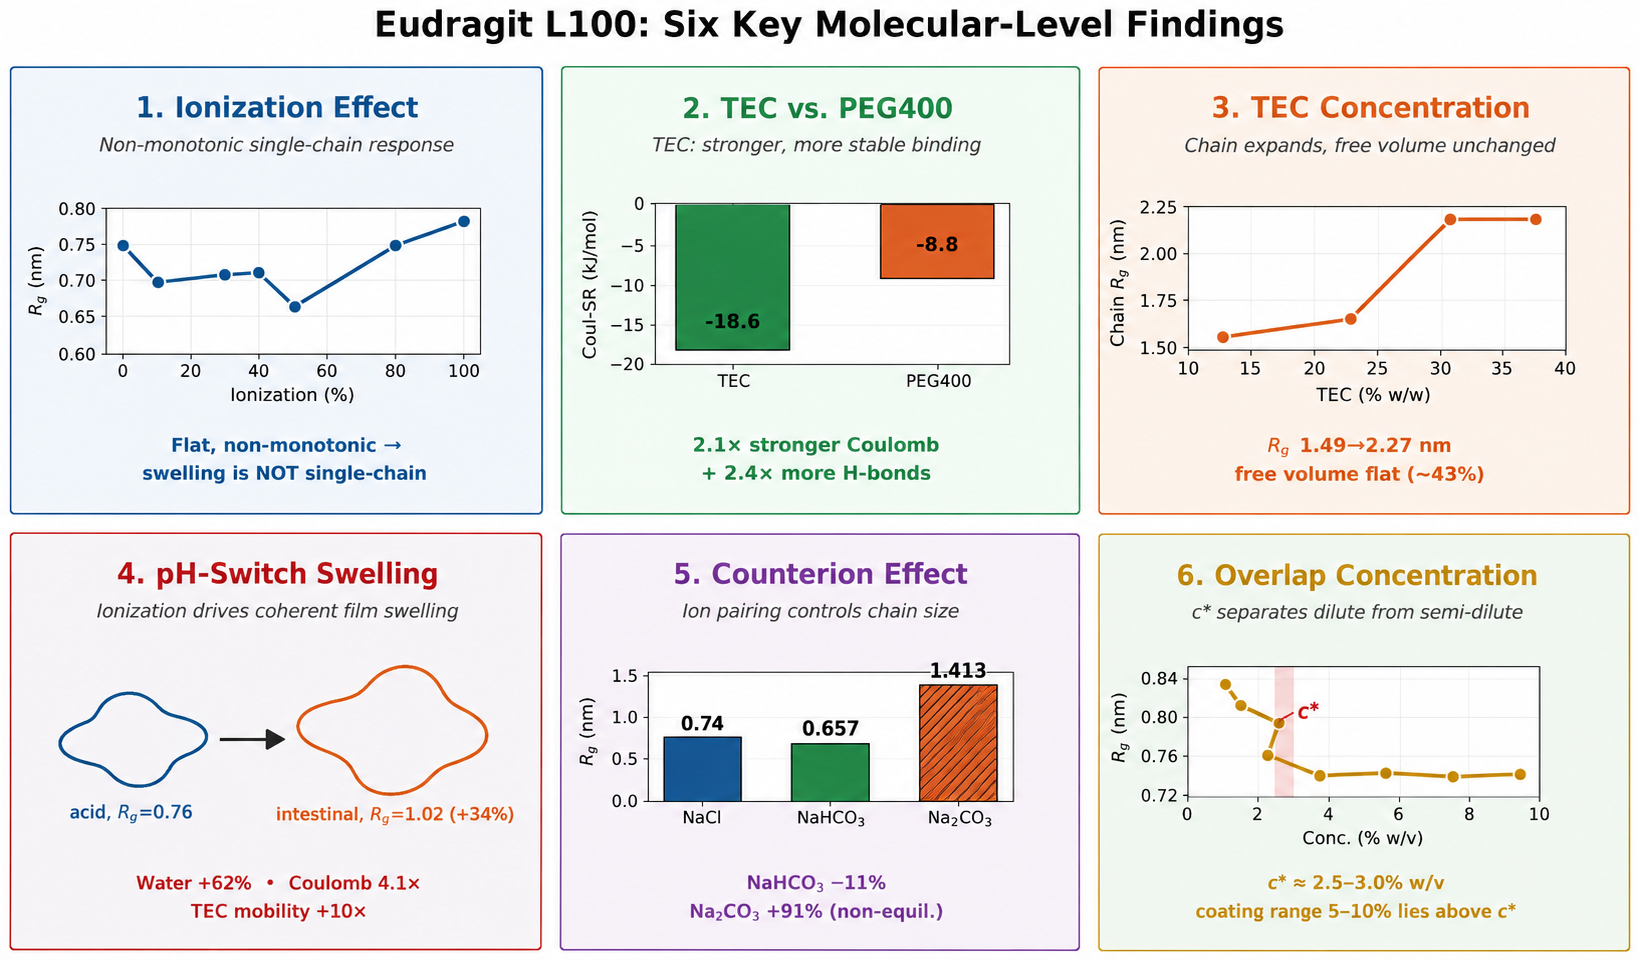

Reproduce this figure in Python.
import numpy as np
import matplotlib
matplotlib.use("Agg")
import matplotlib.pyplot as plt
import matplotlib.patches as mpatches
from matplotlib.patches import Circle, FancyBboxPatch

plt.rcParams.update({'font.size': 15, 'font.family': 'sans-serif', 'font.sans-serif': ['DejaVu Sans']})

BLUE="#2C5F8A"; ORANGE="#D96C3B"; GREEN="#2E8B57"; RED="#C0392B"; PURPLE="#7D3C98"; GOLD="#C9962C"

fig, axes = plt.subplots(2, 3, figsize=(19, 11))
fig.patch.set_facecolor('white')
fig.subplots_adjust(left=0.008, right=0.992, top=0.93, bottom=0.015, wspace=0.045, hspace=0.10)

def panel_frame(ax, bg, edge, title, subtitle):
    ax.set_xlim(0,10); ax.set_ylim(0,10); ax.axis('off')
    ax.add_patch(FancyBboxPatch((0.1,0.1), 9.8, 9.8, boxstyle="round,pad=0.1",
                 facecolor=bg, edgecolor=edge, lw=2.6, zorder=0))
    ax.text(5, 9.3, title, ha='center', va='top', fontsize=22, fontweight='bold', color=edge)
    ax.text(5, 8.35, subtitle, ha='center', va='top', fontsize=15.5, color='#444', style='italic')

# ============ Panel 1: Ionization effect (non-monotonic) ============
ax = axes[0,0]
panel_frame(ax, "#EAF0F6", BLUE, "1. Ionization Effect", "Non-monotonic single-chain response")
ion = [0,10,30,40,50,80,100]
rg  = [0.752,0.691,0.702,0.704,0.645,0.749,0.795]
axins = ax.inset_axes([0.16, 0.40, 0.68, 0.24])
axins.plot(ion, rg, 'o-', color=BLUE, lw=3, ms=10, markeredgecolor='white', markeredgewidth=1.5)
axins.set_xlim(-5, 105)
axins.set_ylim(0.6, 0.83)
axins.set_xticks([0,20,40,60,80,100])
axins.set_yticks([0.6,0.65,0.7,0.75,0.8])
axins.set_xlabel("Ionization (%)", fontsize=14)
axins.set_ylabel("$R_g$ (nm)", fontsize=14)
axins.tick_params(labelsize=13)
axins.grid(alpha=0.25)
ax.text(5, 0.75, "Flat, non-monotonic \u2192\nswelling is NOT single-chain", ha='center', fontsize=13, fontweight='bold', color=BLUE, clip_on=True, linespacing=1.5)

# ============ Panel 2: TEC vs PEG400 ============
ax = axes[0,1]
panel_frame(ax, "#EAF6EE", GREEN, "2. TEC vs. PEG400", "TEC: stronger, more stable binding")
axins = ax.inset_axes([0.16, 0.40, 0.68, 0.26])
labels = ["TEC", "PEG400"]
coul = [-18.6, -8.8]
axins.bar([0,1], coul, width=0.55, color=[GREEN, ORANGE], edgecolor='black', linewidth=1.3)
for x,v in zip([0,1],coul):
    axins.text(x, v+1.3, f"{v}", ha='center', va='bottom', fontsize=15, fontweight='bold')
axins.set_xticks([0,1]); axins.set_xticklabels(labels, fontsize=15)
axins.set_ylabel("Coul-SR (kJ/mol)", fontsize=14)
axins.set_ylim(-22,1)
axins.set_yticks([-20,-15,-10,-5,0])
axins.tick_params(labelsize=13)
axins.grid(alpha=0.25, axis='y')
ax.text(5, 0.75, "2.1\u00d7 stronger Coulomb\n+ 2.4\u00d7 more H-bonds", ha='center', fontsize=13, fontweight='bold', color=GREEN, clip_on=True, linespacing=1.5)

# ============ Panel 3: TEC concentration effect ============
ax = axes[0,2]
panel_frame(ax, "#FBEEE6", ORANGE, "3. TEC Concentration", "Chain expands, free volume unchanged")
axins = ax.inset_axes([0.14, 0.40, 0.72, 0.26])
conc = [12.9,22.9,30.8,37.2]
rgc  = [1.494,1.573,2.267,2.269]
axins.plot(conc, rgc, 'o-', color=ORANGE, lw=3, ms=10, markeredgecolor='white', markeredgewidth=1.5)
axins.set_xlim(10, 40)
axins.set_ylim(1.4, 2.35)
axins.set_yticks([1.5,1.75,2.0,2.25])
axins.set_xlabel("TEC (% w/w)", fontsize=14)
axins.set_ylabel("Chain $R_g$ (nm)", fontsize=14)
axins.tick_params(labelsize=13)
axins.grid(alpha=0.25)
ax.text(5, 0.75, "$R_g$ 1.49\u21922.27 nm\nfree volume flat (~43%)", ha='center', fontsize=13, fontweight='bold', color=ORANGE, clip_on=True, linespacing=1.5)

# ============ Panel 4: pH-switch swelling ============
ax = axes[1,0]
panel_frame(ax, "#EAF0F6", RED, "4. pH-Switch Swelling", "Ionization drives coherent film swelling")
def blob(ax_,cx,cy,scale,seed,color):
    np.random.seed(seed)
    t=np.linspace(0,2*np.pi,100)
    r=scale*(1+0.15*np.sin(4*t+seed))
    ax_.plot(cx+r*np.cos(t), cy+r*0.75*np.sin(t), color=color, lw=2.6)
blob(ax, 2.7, 5.0, 1.2, 1, BLUE)
blob(ax, 7.3, 5.0, 1.75, 2, ORANGE)
ax.annotate('', xy=(5.9,5.0), xytext=(4.1,5.0),
            arrowprops=dict(arrowstyle='-|>', color='#333', lw=3, mutation_scale=28))
ax.text(2.7, 2.85, "acid, $R_g$=0.76", ha='center', fontsize=13.5, fontweight='bold', color=BLUE)
ax.text(7.3, 2.85, "intestinal, $R_g$=1.02 (+34%)", ha='center', fontsize=13.5, fontweight='bold', color=ORANGE)
ax.text(5, 0.75, "Water +62%  \u2022  Coulomb 4.1\u00d7\nTEC mobility +10\u00d7", ha='center', fontsize=13, fontweight='bold', color=RED, clip_on=True, linespacing=1.5)

# ============ Panel 5: Counterion effect ============
ax = axes[1,1]
panel_frame(ax, "#F3EEF6", PURPLE, "5. Counterion Effect", "Ion pairing controls chain size")
axins = ax.inset_axes([0.14, 0.40, 0.72, 0.26])
labels = ["NaCl", "NaHCO$_3$", "Na$_2$CO$_3$"]
rgvals = [0.740, 0.657, 1.413]
colors = [BLUE, GREEN, ORANGE]
bars = axins.bar([0,1,2], rgvals, width=0.6, color=colors, edgecolor='black', linewidth=1.3)
bars[2].set_hatch('///')
for x,v in zip([0,1,2],rgvals):
    axins.text(x, v+0.05, f"{v}", ha='center', fontsize=15, fontweight='bold')
axins.set_xticks([0,1,2]); axins.set_xticklabels(labels, fontsize=14)
axins.set_ylabel("$R_g$ (nm)", fontsize=14)
axins.set_ylim(0,1.65)
axins.set_yticks([0.0,0.5,1.0,1.5])
axins.tick_params(labelsize=13)
axins.grid(alpha=0.25, axis='y')
ax.text(5, 0.75, "NaHCO$_3$ \u221211%\nNa$_2$CO$_3$ +91% (non-equil.)", ha='center', fontsize=13, fontweight='bold', color=PURPLE, clip_on=True, linespacing=1.5)

# ============ Panel 6: Concentration & c* ============
ax = axes[1,2]
panel_frame(ax, "#EAF6EE", GOLD, "6. Overlap Concentration", "c* separates dilute from semi-dilute")
axins = ax.inset_axes([0.16, 0.40, 0.68, 0.26])
concn = [1.22,1.58,2.53,2.20,3.72,5.58,7.48,9.38]
rgn   = [0.839,0.816,0.794,0.757,0.733,0.736,0.732,0.735]
axins.plot(concn, rgn, 'o-', color=GOLD, lw=3, ms=9, markeredgecolor='white', markeredgewidth=1.3)
axins.set_xlim(0, 10)
axins.set_ylim(0.71, 0.86)
axins.set_yticks([0.72,0.76,0.80,0.84])
axins.axvspan(2.5, 3.0, color=RED, alpha=0.18)
axins.text(2.75, 0.795, "c*", ha='center', fontsize=15, fontweight='bold', color=RED)
axins.set_xlabel("Conc. (% w/v)", fontsize=14)
axins.set_ylabel("$R_g$ (nm)", fontsize=14)
axins.tick_params(labelsize=13)
axins.grid(alpha=0.25)
ax.text(5, 0.75, "c* \u2248 2.5\u20133.0% w/v\ncoating range 5\u201310% lies above c*", ha='center', fontsize=13, fontweight='bold', color=GOLD, clip_on=True, linespacing=1.5)

fig.text(0.5, 0.975, "Eudragit L100: Six Key Molecular-Level Findings",
         ha='center', fontsize=28, fontweight='bold')

fig.savefig("six_panel_abstract.png", dpi=300, bbox_inches='tight', facecolor='white')
print("saved six_panel_abstract.png")
